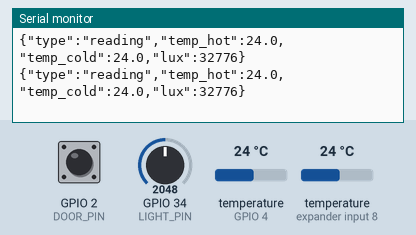
Simulated run of this sketch. Board: ESP32. Shown: the last lines printed to the serial monitor. Inputs (shaded band) come from the test bench; at power-on: GPIO 2 (DOOR_PIN) HIGH, temperature (sensors on GPIO 4, expander input 8) 24 °C, GPIO 34 (LIGHT_PIN) = 2048.

Above: at 11.5 s.
11.6 s: GPIO 2 (DOOR_PIN) driven LOW
At 12.7 s:
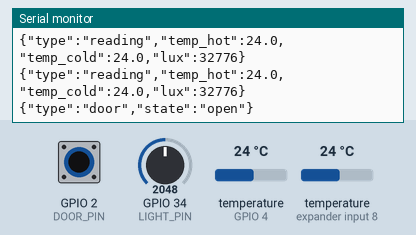
19.3 s: GPIO 2 (DOOR_PIN) driven HIGH
At 19.7 s:
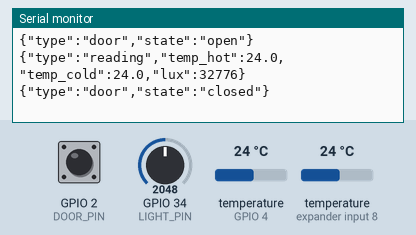
27.0 s: temperature (sensor on GPIO 4) set to 12 °C
At 31.2 s:
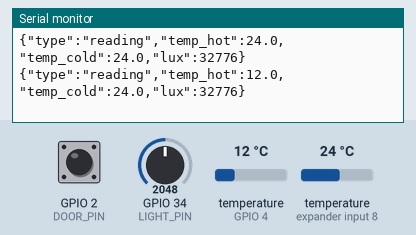
34.7 s: temperature (sensor on expander input 8) set to 12 °C
At 36.2 s:
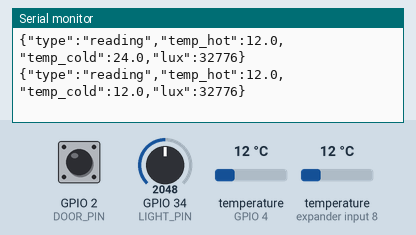
42.4 s: GPIO 34 (LIGHT_PIN) set to 2866
At 46.3 s:
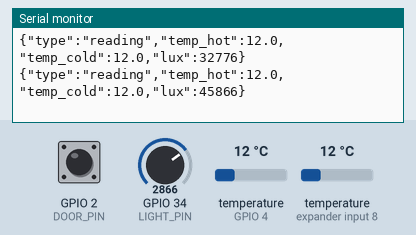
50.1 s: temperature (sensor on GPIO 4) set to 19 °C
At 51.3 s:
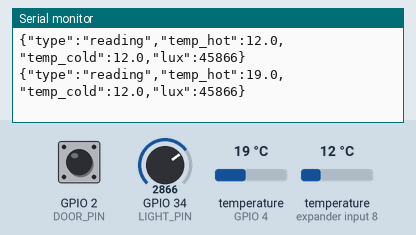
Timing chart, 0 to 53.1 s (numbered marks = the images above; inputs shaded):
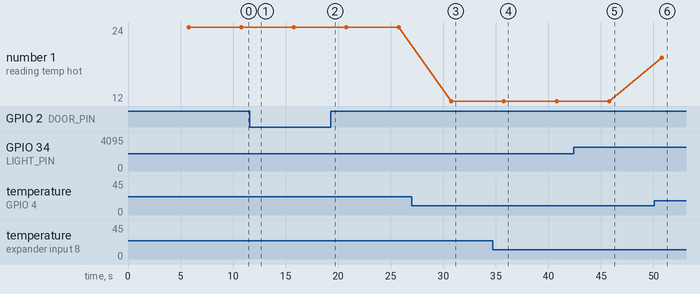

The sketch:

sketch.ino
```cpp
#include <OneWire.h>
#include <DallasTemperature.h>

#define ONE_WIRE_BUS 4
#define DOOR_PIN     2
#define LIGHT_PIN    34
#define INTERVAL_MS  5000

OneWire oneWire(ONE_WIRE_BUS);
DallasTemperature sensors(&oneWire);

volatile bool doorChanged = false;
volatile bool doorOpen    = false;
unsigned long lastPublish = 0;

void IRAM_ATTR onDoor() {
  doorOpen    = (digitalRead(DOOR_PIN) == LOW);
  doorChanged = true;
}

void setup() {
  Serial.begin(115200);
  sensors.begin();
  pinMode(DOOR_PIN, INPUT_PULLUP);
  attachInterrupt(digitalPinToInterrupt(DOOR_PIN), onDoor, CHANGE);
}

void loop() {
  if (doorChanged) {
    doorChanged = false;
    Serial.printf("{\"type\":\"door\",\"state\":\"%s\"}\n",
      doorOpen ? "open" : "closed");
  }

  if (millis() - lastPublish >= INTERVAL_MS) {
    lastPublish = millis();
    sensors.requestTemperatures();
    float hot  = sensors.getTempCByIndex(0);
    float cold = sensors.getTempCByIndex(1);
    int   raw  = analogRead(LIGHT_PIN);
    float lux  = (raw / 4095.0f) * 65535.0f;
    Serial.printf("{\"type\":\"reading\",\"temp_hot\":%.1f,\"temp_cold\":%.1f,\"lux\":%.0f}\n",
      hot, cold, lux);
  }
}
```

Measured:
- after the input at 11.6 s, the serial monitor: prints a new line at once (image 1)
- after the input at 19.3 s, the serial monitor: prints a new line at once (image 2)
- after the input at 27.0 s, the serial monitor: prints a new line after 3.8 s (image 3)
- after the input at 34.7 s, the serial monitor: prints a new line after 1.1 s (image 4)
- after the input at 42.4 s, the serial monitor: prints a new line after 3.4 s (image 5)
- after the input at 50.1 s, the serial monitor: prints a new line after 0.68 s (image 6)
- plotted number 1: 24 → 12 after the input at 27.0 s, 12 → 19 after the input at 50.1 s
